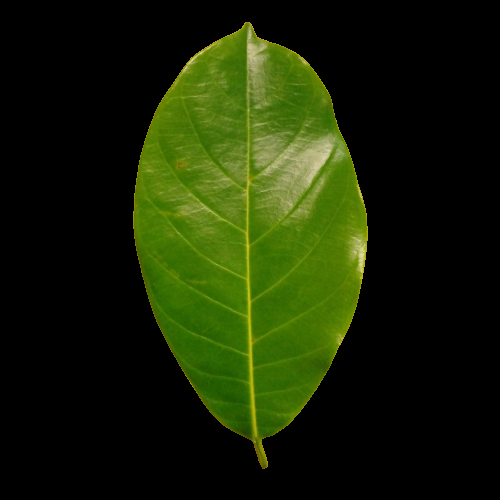
#> input picture P.Citra/Praktikum3/daun.png, 500 x 500 px
$ python latihan4.py
#> lines starting #> are read from the running program, lines starting #| are printed output that depends on the picture
# [45 lines of commented-out code are left out]

import cv2
import numpy as np

myimage = cv2.imread("daun.png")
#> myimage is the input picture: shape (500, 500, 3); mean B, G, R 4.4, 34.8, 23.9
grayImage = cv2.cvtColor(myimage, cv2.COLOR_RGB2GRAY)
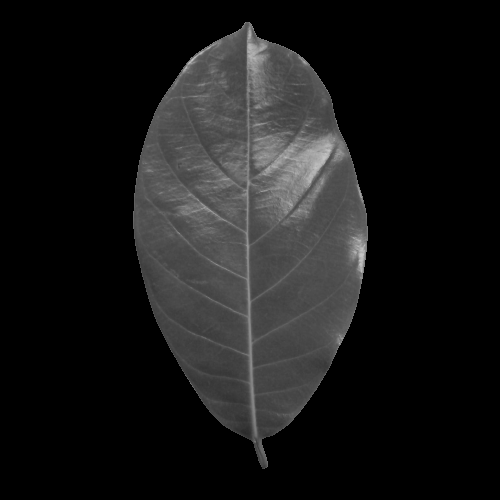
#> grayImage: shape (500, 500); min 0, max 199, mean 24.4

grayImageInv = cv2.cvtColor(grayImage, cv2.COLOR_GRAY2BGR)
image_show = np.hstack((myimage,grayImageInv))
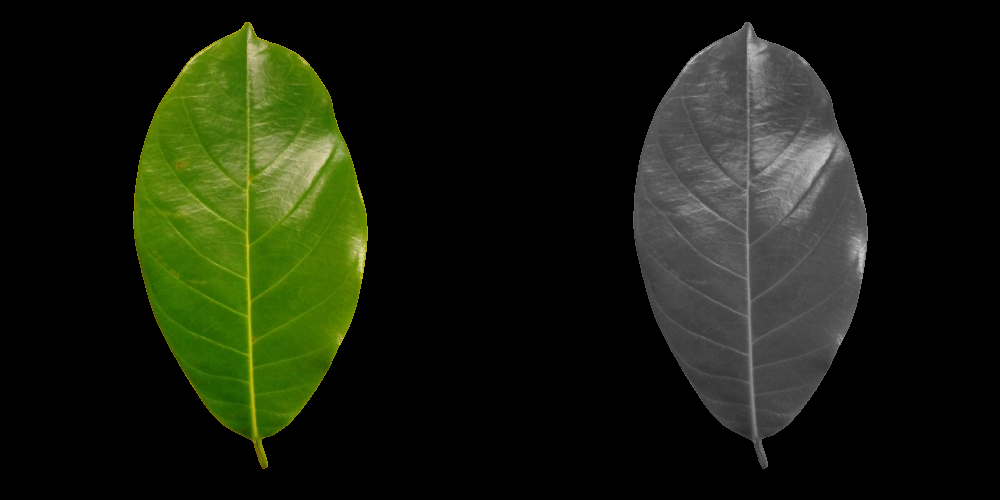
#> image_show: shape (500, 1000, 3); mean B, G, R 14.4, 29.6, 24.2
cv2.imshow("Gambar Asli", image_show)
cv2.waitKey()
